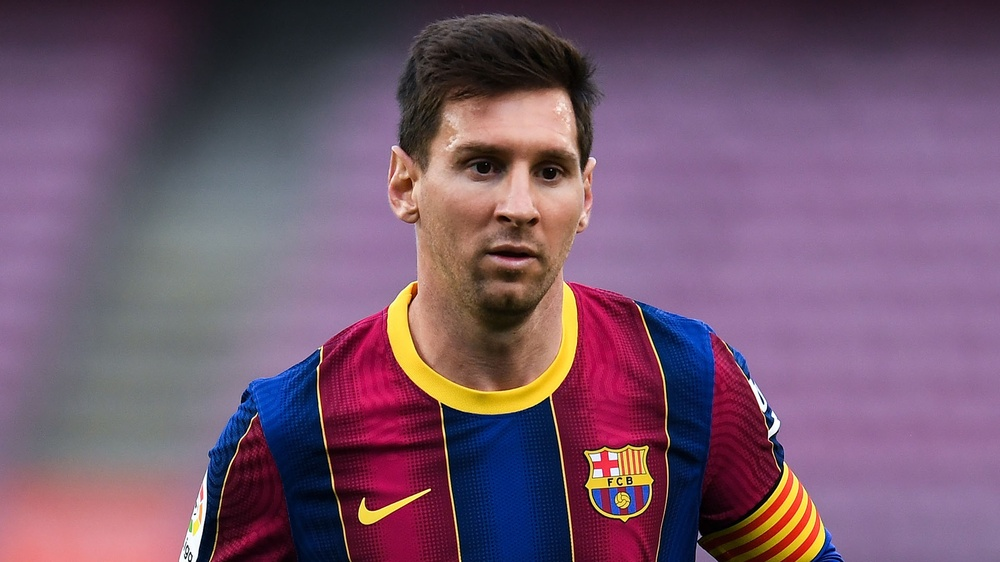
#> input picture opencv_ile_görüntü_isleme/resim_içeri_aktarma/input/messi.jpg, 1000 x 562 px, shrunk from 1920 x 1080 before the run
$ jupyter execute Untitled-1.ipynb
#> lines starting #> are read from the running program, lines starting #| are printed output that depends on the picture
[cell 1]
import cv2
import numpy as np
import os

[cell 2]
os.getcwd()

[cell 3]
os.chdir("d:\\Desktop\\goruntu_isleme-derin_ogrenme\\opencv_ile_görüntü_isleme\\resim_içeri_aktarma\\input")

[cell 4]
img = cv2.imread("messi.jpg" ,0) #grayscale resim olarak değişkene görüntüyü martis olarak aktardik
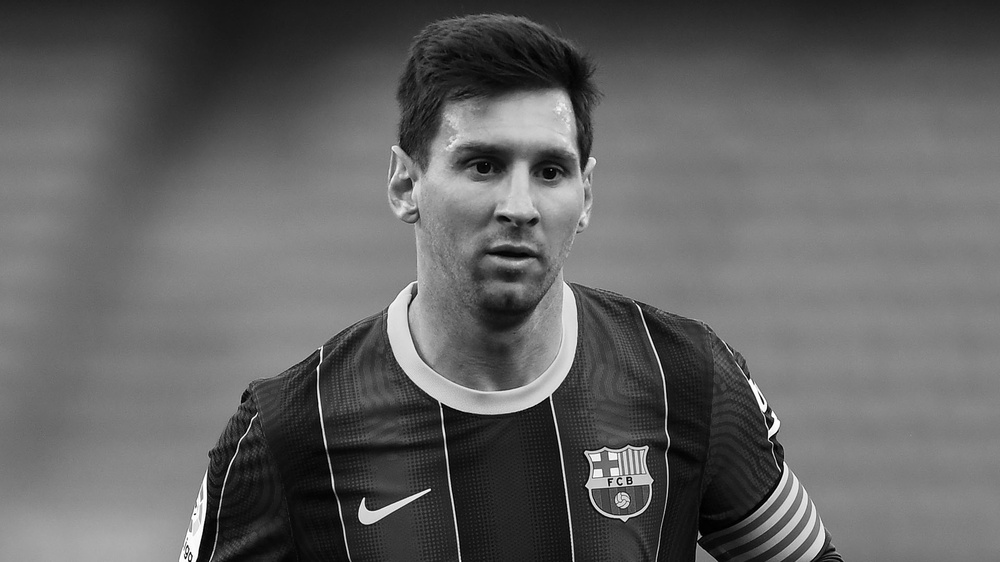
#> img: shape (562, 1000); min 0, max 255, mean 98.3
img

[cell 5]
cv2.imshow("resim" ,img)
k = cv2.waitKey(0) & 0xFF
#> (key Esc is pressed here)
